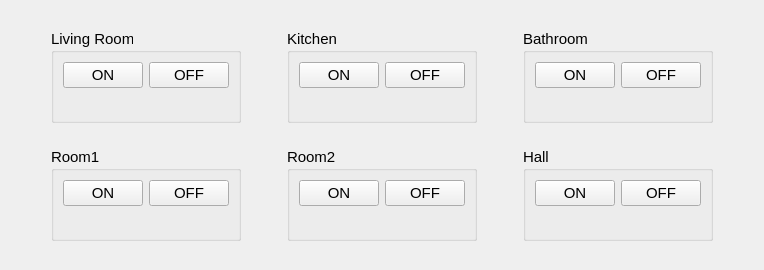
      <widget class="QWidget" name="tab">
       <attribute name="icon">
        <iconset resource="resources.qrc">
         <normaloff>:/tab/icons/1455511236_Light Bulb On.png</normaloff>:/tab/icons/1455511236_Light Bulb On.png</iconset>
       </attribute>
       <attribute name="title">
        <string>Lights</string>
       </attribute>
       <attribute name="toolTip">
        <string>control your cameras</string>
       </attribute>
       <layout class="QVBoxLayout" name="verticalLayout_10">
        <item>
         <layout class="QHBoxLayout" name="horizontalLayout_18">
          <item>
           <spacer name="verticalSpacer_3">
            <property name="orientation">
             <enum>Qt::Vertical</enum>
            </property>
            <property name="sizeHint" stdset="0">
             <size>
              <width>20</width>
              <height>18</height>
             </size>
            </property>
           </spacer>
          </item>
          <item>
           <spacer name="verticalSpacer_4">
            <property name="orientation">
             <enum>Qt::Vertical</enum>
            </property>
            <property name="sizeHint" stdset="0">
             <size>
              <width>20</width>
              <height>18</height>
             </size>
            </property>
           </spacer>
          </item>
          <item>
           <spacer name="verticalSpacer_5">
            <property name="orientation">
             <enum>Qt::Vertical</enum>
            </property>
            <property name="sizeHint" stdset="0">
             <size>
              <width>20</width>
              <height>18</height>
             </size>
            </property>
           </spacer>
          </item>
         </layout>
        </item>
        <item>
         <layout class="QHBoxLayout" name="horizontalLayout_4">
          <item>
           <spacer name="horizontalSpacer_15">
            <property name="orientation">
             <enum>Qt::Horizontal</enum>
            </property>
            <property name="sizeHint" stdset="0">
             <size>
              <width>40</width>
              <height>20</height>
             </size>
            </property>
           </spacer>
          </item>
          <item>
           <widget class="QGroupBox" name="groupBox_3">
            <property name="sizePolicy">
             <sizepolicy hsizetype="Fixed" vsizetype="Fixed">
              <horstretch>0</horstretch>
              <verstretch>0</verstretch>
             </sizepolicy>
            </property>
            <property name="font">
             <font>
              <family>Ubuntu</family>
              <pointsize>11</pointsize>
              <weight>50</weight>
              <bold>false</bold>
             </font>
            </property>
            <property name="title">
             <string>Living Room</string>
            </property>
            <layout class="QVBoxLayout" name="verticalLayout_4">
             <item>
              <layout class="QHBoxLayout" name="horizontalLayout_2">
               <item>
                <widget class="QPushButton" name="livroom_on">
                 <property name="enabled">
                  <bool>true</bool>
                 </property>
                 <property name="sizePolicy">
                  <sizepolicy hsizetype="Expanding" vsizetype="Expanding">
                   <horstretch>0</horstretch>
                   <verstretch>0</verstretch>
                  </sizepolicy>
                 </property>
                 <property name="focusPolicy">
                  <enum>Qt::TabFocus</enum>
                 </property>
                 <property name="text">
                  <string>ON</string>
                 </property>
                 <property name="autoDefault">
                  <bool>false</bool>
                 </property>
                 <property name="default">
                  <bool>false</bool>
                 </property>
                 <property name="flat">
                  <bool>false</bool>
                 </property>
                </widget>
               </item>
               <item>
                <widget class="QPushButton" name="livroom_off">
                 <property name="sizePolicy">
                  <sizepolicy hsizetype="Expanding" vsizetype="Expanding">
                   <horstretch>0</horstretch>
                   <verstretch>0</verstretch>
                  </sizepolicy>
                 </property>
                 <property name="focusPolicy">
                  <enum>Qt::TabFocus</enum>
                 </property>
                 <property name="text">
                  <string>OFF</string>
                 </property>
                </widget>
               </item>
              </layout>
             </item>
             <item>
              <widget class="QLabel" name="label">
               <property name="text">
                <string/>
               </property>
               <property name="pixmap">
                <pixmap resource="resources.qrc">:/on_off/icons/lightoff.png</pixmap>
               </property>
               <property name="alignment">
                <set>Qt::AlignCenter</set>
               </property>
              </widget>
             </item>
            </layout>
           </widget>
          </item>
          <item>
           <spacer name="horizontalSpacer_13">
            <property name="orientation">
             <enum>Qt::Horizontal</enum>
            </property>
            <property name="sizeHint" stdset="0">
             <size>
              <width>40</width>
              <height>20</height>
             </size>
            </property>
           </spacer>
          </item>
          <item>
           <widget class="QGroupBox" name="groupBox_4">
            <property name="sizePolicy">
             <sizepolicy hsizetype="Fixed" vsizetype="Fixed">
              <horstretch>0</horstretch>
              <verstretch>0</verstretch>
             </sizepolicy>
            </property>
            <property name="font">
             <font>
              <family>Ubuntu</family>
              <pointsize>11</pointsize>
              <weight>50</weight>
              <bold>false</bold>
             </font>
            </property>
            <property name="title">
             <string>Kitchen</string>
            </property>
            <layout class="QVBoxLayout" name="verticalLayout_8">
             <item>
              <layout class="QHBoxLayout" name="horizontalLayout_6">
               <item>
                <widget class="QPushButton" name="kitchen_on">
                 <property name="sizePolicy">
                  <sizepolicy hsizetype="Expanding" vsizetype="Expanding">
                   <horstretch>0</horstretch>
                   <verstretch>0</verstretch>
                  </sizepolicy>
                 </property>
                 <property name="focusPolicy">
                  <enum>Qt::TabFocus</enum>
                 </property>
                 <property name="text">
                  <string>ON</string>
                 </property>
                </widget>
               </item>
               <item>
                <widget class="QPushButton" name="kitchen_off">
                 <property name="sizePolicy">
                  <sizepolicy hsizetype="Expanding" vsizetype="Expanding">
                   <horstretch>0</horstretch>
                   <verstretch>0</verstretch>
                  </sizepolicy>
                 </property>
                 <property name="focusPolicy">
                  <enum>Qt::TabFocus</enum>
                 </property>
                 <property name="text">
                  <string>OFF</string>
                 </property>
                </widget>
               </item>
              </layout>
             </item>
             <item>
              <widget class="QLabel" name="label_13">
               <property name="text">
                <string/>
               </property>
               <property name="pixmap">
                <pixmap resource="resources.qrc">:/on_off/icons/lightoff.png</pixmap>
               </property>
               <property name="alignment">
                <set>Qt::AlignCenter</set>
               </property>
              </widget>
             </item>
            </layout>
           </widget>
          </item>
          <item>
           <spacer name="horizontalSpacer_14">
            <property name="orientation">
             <enum>Qt::Horizontal</enum>
            </property>
            <property name="sizeHint" stdset="0">
             <size>
              <width>40</width>
              <height>20</height>
             </size>
            </property>
           </spacer>
          </item>
          <item>
           <widget class="QGroupBox" name="groupBox_5">
            <property name="sizePolicy">
             <sizepolicy hsizetype="Fixed" vsizetype="Fixed">
              <horstretch>0</horstretch>
              <verstretch>0</verstretch>
             </sizepolicy>
            </property>
            <property name="font">
             <font>
              <family>Ubuntu</family>
              <pointsize>11</pointsize>
              <weight>50</weight>
              <bold>false</bold>
             </font>
            </property>
            <property name="title">
             <string>Bathroom</string>
            </property>
            <layout class="QVBoxLayout" name="verticalLayout_9">
             <item>
              <layout class="QHBoxLayout" name="horizontalLayout_8">
               <item>
                <widget class="QPushButton" name="bathroom_on">
                 <property name="sizePolicy">
                  <sizepolicy hsizetype="Expanding" vsizetype="Expanding">
                   <horstretch>0</horstretch>
                   <verstretch>0</verstretch>
                  </sizepolicy>
                 </property>
                 <property name="focusPolicy">
                  <enum>Qt::TabFocus</enum>
                 </property>
                 <property name="styleSheet">
                  <string notr="true"/>
                 </property>
                 <property name="text">
                  <string>ON</string>
                 </property>
                </widget>
               </item>
               <item>
                <widget class="QPushButton" name="bathroom_off">
                 <property name="sizePolicy">
                  <sizepolicy hsizetype="Expanding" vsizetype="Expanding">
                   <horstretch>0</horstretch>
                   <verstretch>0</verstretch>
                  </sizepolicy>
                 </property>
                 <property name="focusPolicy">
                  <enum>Qt::TabFocus</enum>
                 </property>
                 <property name="text">
                  <string>OFF</string>
                 </property>
                </widget>
               </item>
              </layout>
             </item>
             <item>
              <widget class="QLabel" name="label_14">
               <property name="text">
                <string/>
               </property>
               <property name="pixmap">
                <pixmap resource="resources.qrc">:/on_off/icons/lightoff.png</pixmap>
               </property>
               <property name="alignment">
                <set>Qt::AlignCenter</set>
               </property>
              </widget>
             </item>
            </layout>
           </widget>
          </item>
          <item>
           <spacer name="horizontalSpacer_16">
            <property name="orientation">
             <enum>Qt::Horizontal</enum>
            </property>
            <property name="sizeHint" stdset="0">
             <size>
              <width>40</width>
              <height>20</height>
             </size>
            </property>
           </spacer>
          </item>
         </layout>
        </item>
        <item>
         <layout class="QHBoxLayout" name="horizontalLayout_19">
          <item>
           <spacer name="verticalSpacer_9">
            <property name="orientation">
             <enum>Qt::Vertical</enum>
            </property>
            <property name="sizeHint" stdset="0">
             <size>
              <width>20</width>
              <height>18</height>
             </size>
            </property>
           </spacer>
          </item>
          <item>
           <spacer name="verticalSpacer_10">
            <property name="orientation">
             <enum>Qt::Vertical</enum>
            </property>
            <property name="sizeHint" stdset="0">
             <size>
              <width>20</width>
              <height>18</height>
             </size>
            </property>
           </spacer>
          </item>
          <item>
           <spacer name="verticalSpacer_11">
            <property name="orientation">
             <enum>Qt::Vertical</enum>
            </property>
            <property name="sizeHint" stdset="0">
             <size>
              <width>20</width>
              <height>18</height>
             </size>
            </property>
           </spacer>
          </item>
         </layout>
        </item>
        <item>
         <layout class="QHBoxLayout" name="horizontalLayout_5">
          <item>
           <spacer name="horizontalSpacer_20">
            <property name="orientation">
             <enum>Qt::Horizontal</enum>
            </property>
            <property name="sizeHint" stdset="0">
             <size>
              <width>40</width>
              <height>20</height>
             </size>
            </property>
           </spacer>
          </item>
          <item>
           <widget class="QGroupBox" name="groupBox_6">
            <property name="sizePolicy">
             <sizepolicy hsizetype="Fixed" vsizetype="Fixed">
              <horstretch>0</horstretch>
              <verstretch>0</verstretch>
             </sizepolicy>
            </property>
            <property name="font">
             <font>
              <family>Ubuntu</family>
              <pointsize>11</pointsize>
              <weight>50</weight>
              <bold>false</bold>
             </font>
            </property>
            <property name="title">
             <string>Room1</string>
            </property>
            <layout class="QVBoxLayout" name="verticalLayout_5">
             <item>
              <layout class="QHBoxLayout" name="horizontalLayout_10">
               <item>
                <widget class="QPushButton" name="room1_on">
                 <property name="sizePolicy">
                  <sizepolicy hsizetype="Expanding" vsizetype="Expanding">
                   <horstretch>0</horstretch>
                   <verstretch>0</verstretch>
                  </sizepolicy>
                 </property>
                 <property name="focusPolicy">
                  <enum>Qt::TabFocus</enum>
                 </property>
                 <property name="text">
                  <string>ON</string>
                 </property>
                </widget>
               </item>
               <item>
                <widget class="QPushButton" name="room1_off">
                 <property name="sizePolicy">
                  <sizepolicy hsizetype="Expanding" vsizetype="Expanding">
                   <horstretch>0</horstretch>
                   <verstretch>0</verstretch>
                  </sizepolicy>
                 </property>
                 <property name="focusPolicy">
                  <enum>Qt::TabFocus</enum>
                 </property>
                 <property name="text">
                  <string>OFF</string>
                 </property>
                </widget>
               </item>
              </layout>
             </item>
             <item>
              <widget class="QLabel" name="label_2">
               <property name="text">
                <string/>
               </property>
               <property name="pixmap">
                <pixmap resource="resources.qrc">:/on_off/icons/lightoff.png</pixmap>
               </property>
               <property name="alignment">
                <set>Qt::AlignCenter</set>
               </property>
              </widget>
             </item>
            </layout>
           </widget>
          </item>
          <item>
           <spacer name="horizontalSpacer_19">
            <property name="orientation">
             <enum>Qt::Horizontal</enum>
            </property>
            <property name="sizeHint" stdset="0">
             <size>
              <width>40</width>
              <height>20</height>
             </size>
            </property>
           </spacer>
          </item>
          <item>
           <widget class="QGroupBox" name="groupBox_7">
            <property name="sizePolicy">
             <sizepolicy hsizetype="Fixed" vsizetype="Fixed">
              <horstretch>0</horstretch>
              <verstretch>0</verstretch>
             </sizepolicy>
            </property>
            <property name="font">
             <font>
              <family>Ubuntu</family>
              <pointsize>11</pointsize>
              <weight>50</weight>
              <bold>false</bold>
             </font>
            </property>
            <property name="title">
             <string>Room2</string>
            </property>
            <layout class="QVBoxLayout" name="verticalLayout_6">
             <item>
              <layout class="QHBoxLayout" name="horizontalLayout_12">
               <item>
                <widget class="QPushButton" name="room2_on">
                 <property name="sizePolicy">
                  <sizepolicy hsizetype="Expanding" vsizetype="Expanding">
                   <horstretch>0</horstretch>
                   <verstretch>0</verstretch>
                  </sizepolicy>
                 </property>
                 <property name="focusPolicy">
                  <enum>Qt::TabFocus</enum>
                 </property>
                 <property name="text">
                  <string>ON</string>
                 </property>
                </widget>
               </item>
               <item>
                <widget class="QPushButton" name="room2_off">
                 <property name="sizePolicy">
                  <sizepolicy hsizetype="Expanding" vsizetype="Expanding">
                   <horstretch>0</horstretch>
                   <verstretch>0</verstretch>
                  </sizepolicy>
                 </property>
                 <property name="focusPolicy">
                  <enum>Qt::TabFocus</enum>
                 </property>
                 <property name="text">
                  <string>OFF</string>
                 </property>
                </widget>
               </item>
              </layout>
             </item>
             <item>
              <widget class="QLabel" name="label_3">
               <property name="text">
                <string/>
               </property>
               <property name="pixmap">
                <pixmap resource="resources.qrc">:/on_off/icons/lightoff.png</pixmap>
               </property>
               <property name="alignment">
                <set>Qt::AlignCenter</set>
               </property>
              </widget>
             </item>
            </layout>
           </widget>
          </item>
          <item>
           <spacer name="horizontalSpacer_18">
            <property name="orientation">
             <enum>Qt::Horizontal</enum>
            </property>
            <property name="sizeHint" stdset="0">
             <size>
              <width>40</width>
              <height>20</height>
             </size>
            </property>
           </spacer>
          </item>
          <item>
           <widget class="QGroupBox" name="groupBox_8">
            <property name="sizePolicy">
             <sizepolicy hsizetype="Fixed" vsizetype="Fixed">
              <horstretch>0</horstretch>
              <verstretch>0</verstretch>
             </sizepolicy>
            </property>
            <property name="font">
             <font>
              <family>Ubuntu</family>
              <pointsize>11</pointsize>
              <weight>50</weight>
              <bold>false</bold>
             </font>
            </property>
            <property name="title">
             <string>Hall</string>
            </property>
            <layout class="QVBoxLayout" name="verticalLayout_7">
             <item>
              <layout class="QHBoxLayout" name="horizontalLayout_14">
               <item>
                <widget class="QPushButton" name="hall_on">
                 <property name="sizePolicy">
                  <sizepolicy hsizetype="Expanding" vsizetype="Expanding">
                   <horstretch>0</horstretch>
                   <verstretch>0</verstretch>
                  </sizepolicy>
                 </property>
                 <property name="focusPolicy">
                  <enum>Qt::TabFocus</enum>
                 </property>
                 <property name="text">
                  <string>ON</string>
                 </property>
                </widget>
               </item>
               <item>
                <widget class="QPushButton" name="hall_off">
                 <property name="sizePolicy">
                  <sizepolicy hsizetype="Expanding" vsizetype="Expanding">
                   <horstretch>0</horstretch>
                   <verstretch>0</verstretch>
                  </sizepolicy>
                 </property>
                 <property name="focusPolicy">
                  <enum>Qt::TabFocus</enum>
                 </property>
                 <property name="text">
                  <string>OFF</string>
                 </property>
                </widget>
               </item>
              </layout>
             </item>
             <item>
              <widget class="QLabel" name="label_4">
               <property name="text">
                <string/>
               </property>
               <property name="pixmap">
                <pixmap resource="resources.qrc">:/on_off/icons/lightoff.png</pixmap>
               </property>
               <property name="alignment">
                <set>Qt::AlignCenter</set>
               </property>
              </widget>
             </item>
            </layout>
           </widget>
          </item>
          <item>
           <spacer name="horizontalSpacer_17">
            <property name="orientation">
             <enum>Qt::Horizontal</enum>
            </property>
            <property name="sizeHint" stdset="0">
             <size>
              <width>40</width>
              <height>20</height>
             </size>
            </property>
           </spacer>
          </item>
         </layout>
        </item>
        <item>
         <layout class="QHBoxLayout" name="horizontalLayout_20">
          <item>
           <spacer name="verticalSpacer_6">
            <property name="orientation">
             <enum>Qt::Vertical</enum>
            </property>
            <property name="sizeHint" stdset="0">
             <size>
              <width>20</width>
              <height>18</height>
             </size>
            </property>
           </spacer>
          </item>
          <item>
           <spacer name="verticalSpacer_7">
            <property name="orientation">
             <enum>Qt::Vertical</enum>
            </property>
            <property name="sizeHint" stdset="0">
             <size>
              <width>20</width>
              <height>18</height>
             </size>
            </property>
           </spacer>
          </item>
          <item>
           <spacer name="verticalSpacer_8">
            <property name="orientation">
             <enum>Qt::Vertical</enum>
            </property>
            <property name="sizeHint" stdset="0">
             <size>
              <width>20</width>
              <height>18</height>
             </size>
            </property>
           </spacer>
          </item>
         </layout>
        </item>
       </layout>
      </widget>
